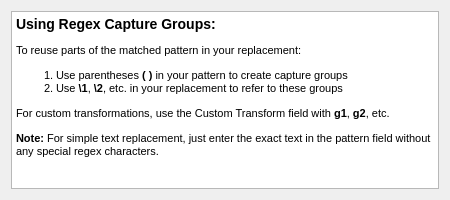
<?xml version="1.0" encoding="UTF-8"?>
<ui version="4.0">
 <class>Form</class>
 <widget class="QWidget" name="Form">
  <property name="geometry">
   <rect>
    <x>0</x>
    <y>0</y>
    <width>450</width>
    <height>200</height>
   </rect>
  </property>
  <property name="sizePolicy">
   <sizepolicy hsizetype="Expanding" vsizetype="Expanding">
    <horstretch>0</horstretch>
    <verstretch>0</verstretch>
   </sizepolicy>
  </property>
  <property name="minimumSize">
   <size>
    <width>450</width>
    <height>200</height>
   </size>
  </property>
  <property name="windowTitle">
   <string>Form</string>
  </property>
  <layout class="QVBoxLayout" name="verticalLayout">
   <item>
    <widget class="QTextEdit" name="help_text">
     <property name="minimumSize">
      <size>
       <width>350</width>
       <height>0</height>
      </size>
     </property>
     <property name="readOnly">
      <bool>true</bool>
     </property>
     <property name="html">
      <string>&lt;!DOCTYPE HTML PUBLIC &quot;-//W3C//DTD HTML 4.0//EN&quot; &quot;http://www.w3.org/TR/REC-html40/strict.dtd&quot;&gt;
&lt;html&gt;&lt;head&gt;&lt;meta name=&quot;qrichtext&quot; content=&quot;1&quot; /&gt;&lt;style type=&quot;text/css&quot;&gt;
p, li { white-space: pre-wrap; }
&lt;/style&gt;&lt;/head&gt;&lt;body style=&quot; font-family:'MS Shell Dlg 2'; font-size:8.25pt; font-weight:400; font-style:normal;&quot;&gt;
&lt;h3 style=&quot; margin-top:14px; margin-bottom:12px; margin-left:0px; margin-right:0px; -qt-block-indent:0; text-indent:0px;&quot;&gt;&lt;span style=&quot; font-size:large; font-weight:600;&quot;&gt;Using Regex Capture Groups:&lt;/span&gt;&lt;/h3&gt;
&lt;p style=&quot; margin-top:12px; margin-bottom:12px; margin-left:0px; margin-right:0px; -qt-block-indent:0; text-indent:0px;&quot;&gt;To reuse parts of the matched pattern in your replacement:&lt;/p&gt;
&lt;ol style=&quot;margin-top: 0px; margin-bottom: 0px; margin-left: 0px; margin-right: 0px; -qt-list-indent: 1;&quot;&gt;&lt;li style=&quot;&quot; style=&quot; margin-top:12px; margin-bottom:0px; margin-left:0px; margin-right:0px; -qt-block-indent:0; text-indent:0px;&quot;&gt;Use parentheses &lt;span style=&quot; font-weight:600;&quot;&gt;( )&lt;/span&gt; in your pattern to create capture groups &lt;/li&gt;
&lt;li style=&quot;&quot; style=&quot; margin-top:0px; margin-bottom:12px; margin-left:0px; margin-right:0px; -qt-block-indent:0; text-indent:0px;&quot;&gt;Use &lt;span style=&quot; font-weight:600;&quot;&gt;\1&lt;/span&gt;, &lt;span style=&quot; font-weight:600;&quot;&gt;\2&lt;/span&gt;, etc. in your replacement to refer to these groups&lt;/li&gt;&lt;/ol&gt;
&lt;p style=&quot; margin-top:12px; margin-bottom:12px; margin-left:0px; margin-right:0px; -qt-block-indent:0; text-indent:0px;&quot;&gt;For custom transformations, use the Custom Transform field with &lt;span style=&quot; font-weight:600;&quot;&gt;g1&lt;/span&gt;, &lt;span style=&quot; font-weight:600;&quot;&gt;g2&lt;/span&gt;, etc.&lt;/p&gt;
&lt;p style=&quot; margin-top:12px; margin-bottom:12px; margin-left:0px; margin-right:0px; -qt-block-indent:0; text-indent:0px;&quot;&gt;&lt;span style=&quot; font-weight:600;&quot;&gt;Note:&lt;/span&gt; For simple text replacement, just enter the exact text in the pattern field without any special regex characters.&lt;/p&gt;&lt;/body&gt;&lt;/html&gt;</string>
     </property>
    </widget>
   </item>
  </layout>
 </widget>
 <resources/>
 <connections/>
</ui>
